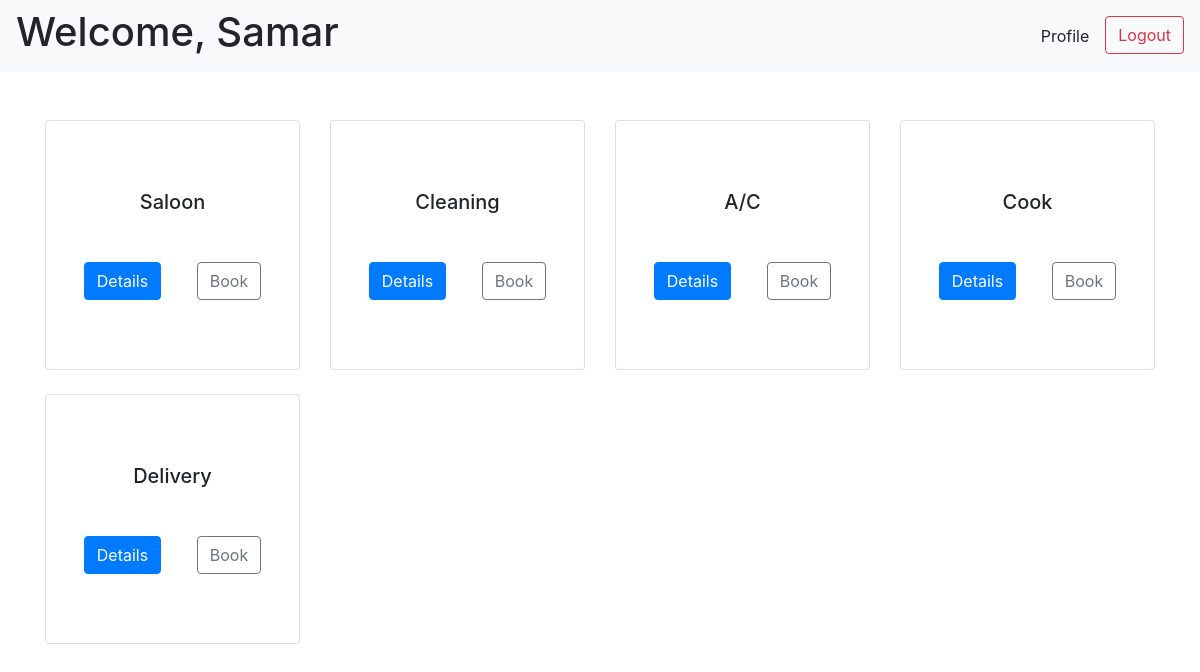
The app's page /customer (signed in) with its own data.
### tables this page shows
CREATE TABLE "customers" (
    "id" INTEGER,
    "fname" TEXT NOT NULL,
    "lname" TEXT,
    "address" TEXT,
    "pincode" INTEGER,
    "contact_number" TEXT NOT NULL UNIQUE,
    "email" TEXT NOT NULL UNIQUE,
    "password" TEXT NOT NULL,
    "status" TEXT CHECK("status" in ('active', 'block')) DEFAULT 'active',
    PRIMARY KEY("id")
);

CREATE TABLE "services" (
    "id" INTEGER,
    "name" TEXT NOT NULL UNIQUE,
    "description" TEXT NOT NULL,
    "price" REAL NOT NULL,
    PRIMARY KEY("id")
);

### app.py (the view)
@app.route("/customer", methods=["GET", "POST"])
def customer_homepage():
    if request.method == "POST":
        ...
    else:
        if "username" in session and "password" in session:
            customer = helper.fetch_customer(email=session["username"],
                                            password=session["password"])
        else:
            customer = None
        if customer:
            services = helper.fetch_services()
            service_requests = helper.fetch_service_req(customer_id=customer['id'])
            return render_template("customer.html", customer=customer, services=services,
                                   service_requests=service_requests)
        else:
            return redirect(url_for("login"))

### app.py (called while the page is built)
@app.after_request
def add_header(response):
    response.headers['Cache-Control'] = 'no-store, no-cache, must-revalidate, post-check=0, pre-check=0, max-age=0'
    response.headers['Pragma'] = 'no-cache'
    response.headers['Expires'] = '-1'
    return response

### helper.py (called while the page is built)
def get_db():
    connection = sqlite3.connect("database.db")
    connection.execute("PRAGMA foreign_keys = ON")
    connection.row_factory = sqlite3.Row
    return connection

def fetch_customer(email, password):
    with get_db() as connection:
        db = connection.cursor()
        return db.execute("SELECT * FROM customers WHERE email = ? AND password = ?",
                (email, password)).fetchone()

def fetch_services():
    with get_db() as connection:
        db = connection.cursor()
        return db.execute("SELECT * FROM services").fetchall()

def fetch_service_req(customer_id):
    with get_db() as connection:
        db = connection.cursor()
        return db.execute("SELECT * FROM service_requests WHERE customer_id = ?", (customer_id,)).fetchall()

### templates/customer.html (shortened to what this page needs)
<!DOCTYPE html>
<html lang="en">
<head>
    <link rel="stylesheet" href="https://cdn.jsdelivr.net/npm/bootstrap@4.0.0/dist/css/bootstrap.min.css">
</head>
<body>
    <nav class="navbar navbar-expand-lg navbar-light bg-light">
        <h1>Welcome, {{ customer["fname"] }}</h1>
        <ul class="nav ml-auto">
            <li class="nav-item">
                <a class="nav-link" href="" data-toggle="modal"
                    data-target="#customerModal{{ customer['id'] }}">Profile</a>
            </li>
            <li>
                <form action="/logout" class="d-inline">
                    <button type="submit" class="btn btn-outline-danger">Logout</button>
                </form>
            </li>
        </ul>
    </nav>
    {% include 'service_card.html' %}
</body>
</html>

### templates/service_card.html (shortened to what this page needs)
<div class="container mt-5">
    <div class="row">
        {% for service in services %}
        <div class="col-md-3 mb-4">
            <div class="card square-card">
                <div class="card-body">
                    <h5 class="card-title">{{ service['name'] }}</h5>
                    <div class="card-links">
                        <button type="button" class="btn btn-primary" data-toggle="modal"
                            data-target="#serviceInfoModal{{ service['id'] }}">Details</button>
                        <a href="#" class="btn btn-outline-secondary">Book</a>
                    </div>
                </div>
            </div>
        </div>
        {% endfor %}
    </div>
</div>

### templates/customer.html (style rules this page uses)
.card { height: 100%; }
.card-body { display: flex; flex-direction: column; justify-content: space-evenly; text-align: center; }
.card-title { margin-bottom: 0; }
.card-links { display: flex; justify-content: space-around; }
.square-card { height: 250px; }
a { text-decoration: none; color: inherit; }

### records on screen
customers: fname "Samar"
services: name "Saloon"
services: name "Cleaning"
services: name "A/C"
services: name "Cook"
services: name "Delivery"
